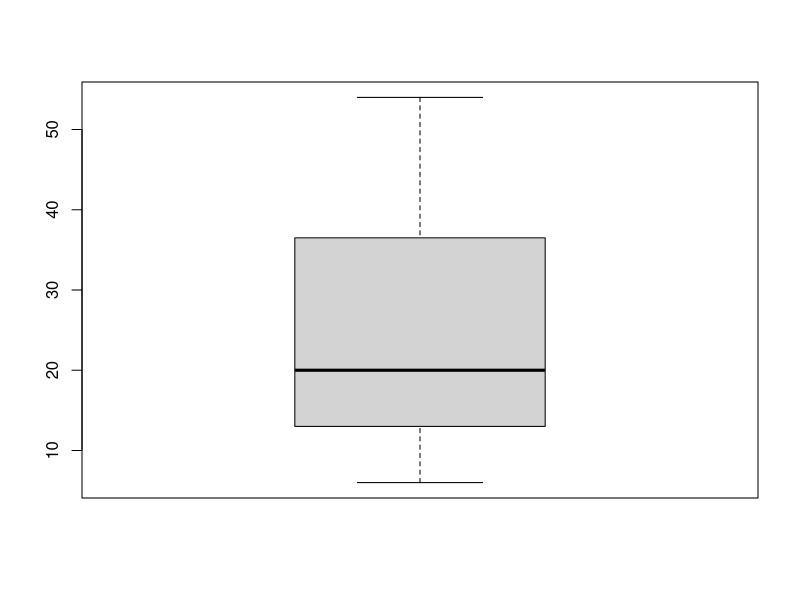
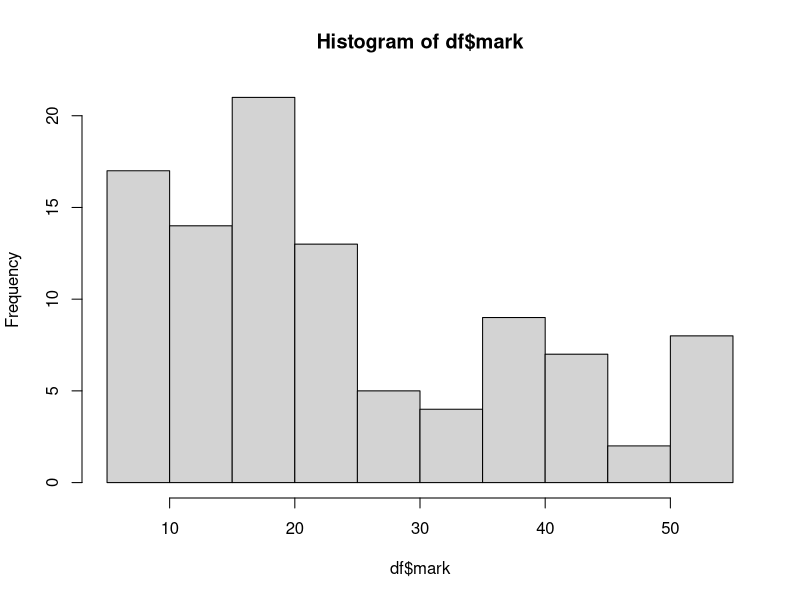
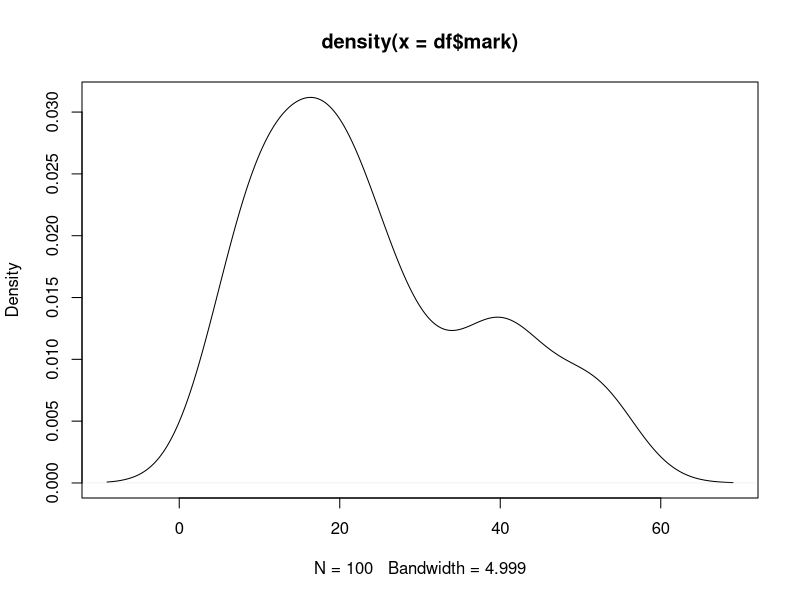
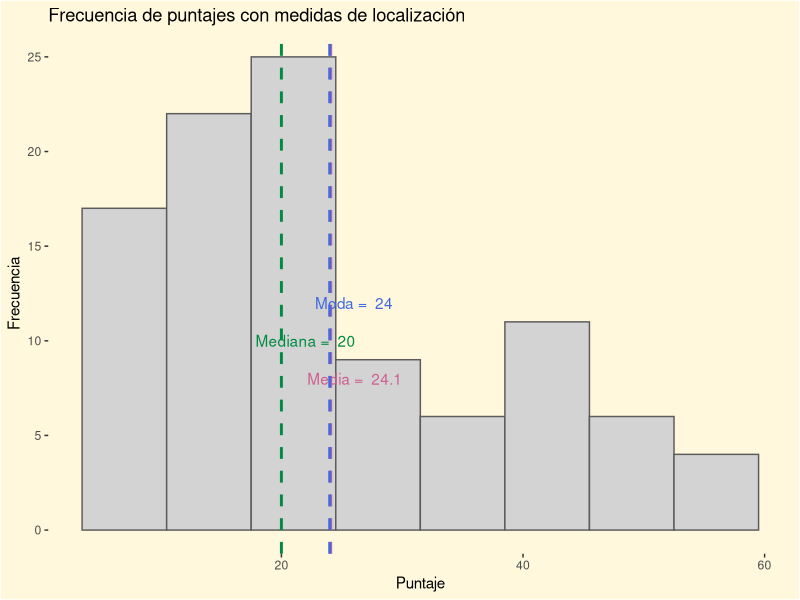
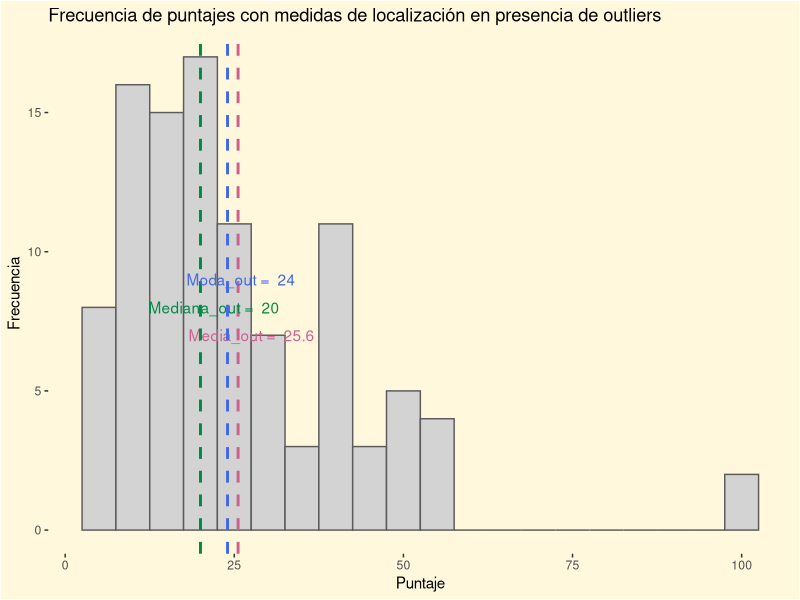

Source code (R) for these figures, in order:
## ---- chunk 1
# Install necessary packages and libraries

#install.packages("tidyverse")
#install.packages("ggplot2")
#install.packages("dplyr")
library(readr)
library(dplyr)
library(ggplot2)
## ---- chunk 2
# Read raw
mark <- c(6, 7, 8, 9, 10, 11, 12, 13, 14, 15, 
             16, 17, 18, 19, 20, 21, 22, 23, 24, 25, 
             27, 28, 30, 31, 32, 36, 37, 38, 40, 41, 
             42, 44, 46, 50, 51, 52, 53, 54)
freqs <- c(5, 3, 3, 4, 2, 4, 3, 4, 2, 1, 
                 3, 5, 4, 4, 5, 2, 2, 2, 6, 1, 
                 2, 2, 1, 3, 1, 1, 2, 2, 4, 3, 
                 2, 2, 1, 1, 3, 1, 3, 1)
mark <- rep(mark, freqs)

df <- data.frame(
  student = as.character(seq(1, 100)),
  mark = mark
)
## ---- chunk 3
# First six lines of the df
head(df)
## ---- chunk 4
# Internal structure of the df
glimpse(df)
## ---- chunk 5
# Statistical summary
summary(df)
## ---- chunk 6
# Test for NAs

anyNA(df)
sum(is.na(df))
## ---- chunk 7
# Freq by obs
table(df$mark)
## ---- chunk 8
# Looking for outliers
boxplot(df$mark)
## ---- chunk 9
# How's the data
hist(df$mark)
## ---- chunk 10
# How's the data
plot(density(df$mark))
## ---- chunk 11
# Calculate mean

media <- mean(df$mark, na.rm = TRUE)

print(round(media,1))

## ---- chunk 12
# Calculate median

mediana <- median(df$mark, na.rm = TRUE)
print(round(mediana, 1))

## ---- chunk 13
# Calculate mode
# In a bimodal or multimodal situation, it only returns the lowest mode.

freq_table <- table(df$mark)
moda <- min(as.numeric(names(freq_table)[freq_table == max(freq_table)])) 
print(round(moda, 1))
## ---- chunk 14
ggplot(df, aes(x = mark)) +
  geom_histogram(binwidth = 7, fill = "lightgray", color = "gray36") +
  # Media
  geom_vline(aes(xintercept = media), color = "#CD6090", linetype = "dashed", size = 1) +
  annotate("text", x = media + 2, y = 8, label = paste("Media = ", round(media, 1)), color = "#CD6090") +
  # Mediana
  geom_vline(aes(xintercept = mediana), color = "#008B45", linetype = "dashed", size = 1) +
  annotate("text", x = mediana + 2, y = 10, label = paste("Mediana = ", round(mediana, 1)), color = "#008B45") +
  # Moda
  geom_vline(aes(xintercept = moda), color = "#4169E1", linetype = "dashed", size = 1) +
  annotate("text", x = moda + 2, y = 12, label = paste("Moda = ", round(moda, 1)), color = "#4169E1") +
  # Etiquetas
  labs(title = "Frecuencia de puntajes con medidas de localización", x = "Puntaje", y = "Frecuencia") +
  # Fondo personalizado
  theme(
    panel.background = element_rect(fill = "#FFF8DC"),  # Fondo del panel
    plot.background = element_rect(fill = "#FFF8DC"),   # Fondo total del gráfico
    panel.grid.major = element_line(color = "#FFF8DC"),   # Líneas de cuadrícula principales
    panel.grid.minor = element_line(color = "#FFF8DC")    # Líneas de cuadrícula menores
  )
## ---- chunk 15
# Copy the df

df_outliers <- df

# Add outliers

df_outliers <- rbind(df_outliers, data.frame(
                                              student = c("a", "b"),
                                              mark = c(100, 99)
)
)

# Show the changes
tail(df_outliers)
## ---- chunk 16
# Calculate mean

media_out <- mean(df_outliers$mark, na.rm = TRUE)

print(round(media_out, 1))

## ---- chunk 17
# Calculate median
mediana_out <- median(df_outliers$mark, na.rm = TRUE)
print(round(mediana_out, 1))

## ---- chunk 18
# Calculate mode
# In a bimodal or multimodal situation, it only returns the lowest mode.

freq_table_out <- table(df_outliers$mark)
moda_out <- min(as.numeric(names(freq_table_out)[freq_table_out == max(freq_table_out)])) 
print(round(moda_out, 1))
## ---- chunk 19
ggplot(df_outliers, aes(x = mark)) +
  geom_histogram(binwidth = 5, fill = "lightgray", color = "gray36") +
  # Mean
  geom_vline(aes(xintercept = media_out), color = "#CD6090", linetype = "dashed", size = 1) +
  annotate("text", x = media_out + 2, y = 7, label = paste("Media_out = ", round(media_out, 1)), color = "#CD6090") +
  # Median
  geom_vline(aes(xintercept = mediana_out), color = "#008B45", linetype = "dashed", size = 1) +
  annotate("text", x = mediana_out + 2, y = 8, label = paste("Mediana_out = ", round(mediana_out, 1)), color = "#008B45") +
  # Mode
  geom_vline(aes(xintercept = moda_out), color = "#4169E1", linetype = "dashed", size = 1) +
  annotate("text", x = moda_out + 2, y = 9, label = paste("Moda_out = ", round(moda_out, 1)), color = "#4169E1") + 
  # Labels
  labs(title = "Frecuencia de puntajes con medidas de localización en presencia de outliers", x ="Puntaje", y ="Frecuencia")+
  # Fondo personalizado
  theme(
    panel.background = element_rect(fill = "#FFF8DC"),  # Fondo del panel
    plot.background = element_rect(fill = "#FFF8DC"),   # Fondo total del gráfico
    panel.grid.major = element_line(color = "#FFF8DC"),   # Líneas de cuadrícula principales
    panel.grid.minor = element_line(color = "#FFF8DC"),    # Líneas de cuadrícula menores
  )
